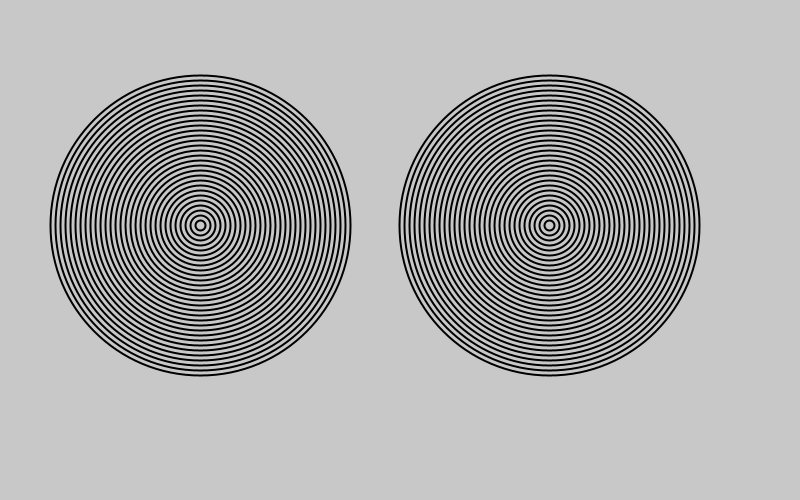
Frame 1 (no input)
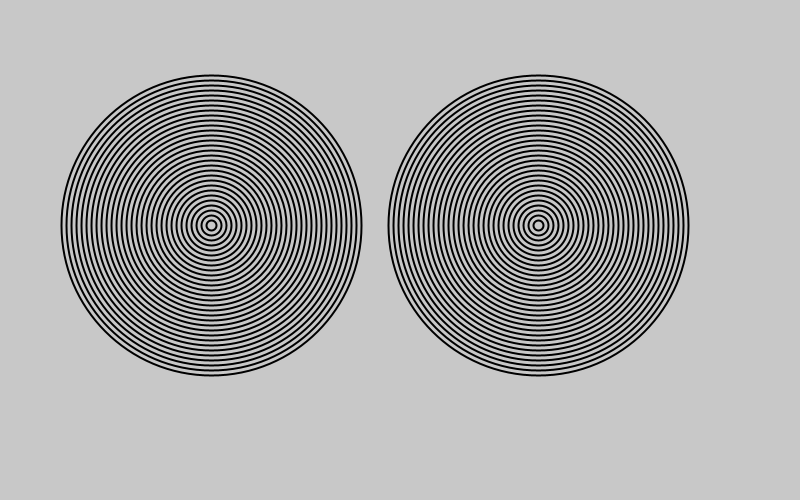
Frame 60 (the mouse pressed at the canvas centre just before this capture)
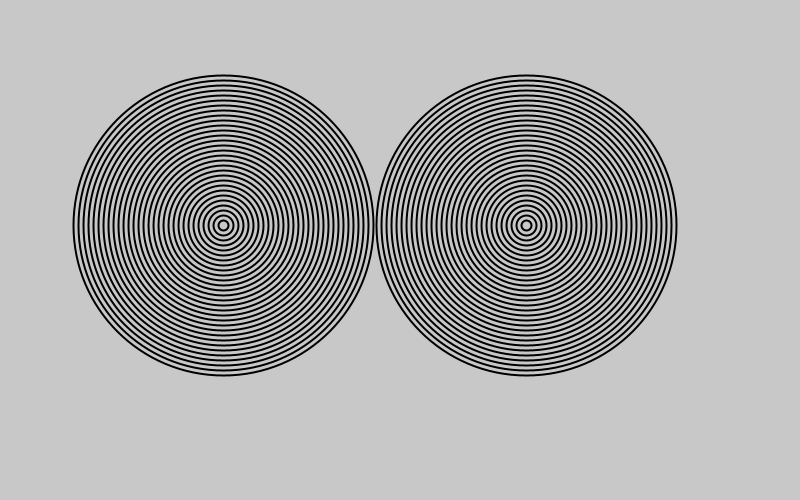
Frame 120 (the mouse held since frame 60 and released just before this capture)

The Processing sketch that drew these frames (run headless with seeded random() and noise(); from frame 60 on, the mouse is pressed at the canvas centre):

// Processing sketch: rings
// ── rings.pde
float r = 0.1;
boolean plus, minus = false;

void setup(){
  size(800,500);
  smooth(8);
}

void draw(){
  background(200);
  for(int i=300; i>0; i=i-10){
    pushMatrix();
    translate(width/4,height/4);
    noFill();

     strokeWeight(2);
  ellipse(r,100,i,i);
  popMatrix();
}
  for(int j=300; j>0; j=j-10){
    pushMatrix();
    translate(width/4,height/4);
    noFill();

  ellipse(350-r,100,j,j);
  popMatrix();
}
if(r<5){
      plus=true;
    minus=false;

}
if(r>450){
      plus=false;
    minus=true;

}
if(plus){
 r=r+0.2;
}
if (minus){
  r=r-0.1;
}

}
